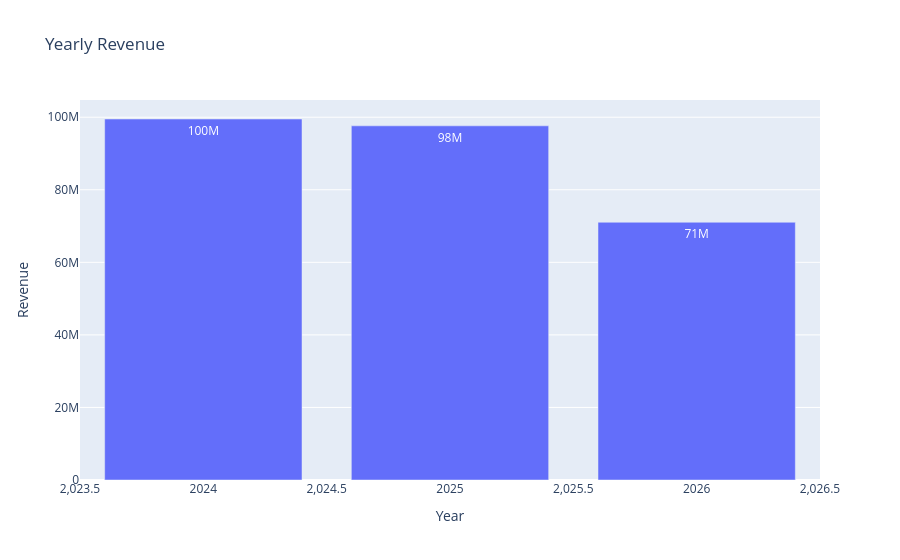

Source (notebook cell):
### Code cell
fig = px.bar(
    yearly_sales,
    x="Year",
    y="Revenue",
    title="Yearly Revenue",
    text_auto=".2s",
    labels={
        "Year": "Year",
        "Revenue": "Revenue"
    }
)

fig.show()

### Figure 1 — Plotly figure (JSON) as saved in the notebook; plotly's stock layout.template omitted (floating-point values rounded to 4 significant figures)
{"data": [{"hovertemplate": "Year=%{x}<br>Revenue=%{y}<extra></extra>", "legendgroup": "", "marker": {"color": "#636efa", "pattern": {"shape": ""}}, "name": "", "orientation": "v", "showlegend": false, "textposition": "auto", "texttemplate": "%{y:.2s}", "type": "bar", "x": [2024, 2025, 2026], "xaxis": "x", "y": [99510000.0, 97620000.0, 71050000.0], "yaxis": "y"}], "layout": {"barmode": "relative", "legend": {"tracegroupgap": 0}, "title": {"text": "Yearly Revenue"}, "xaxis": {"anchor": "y", "domain": [0, 1], "title": {"text": "Year"}}, "yaxis": {"anchor": "x", "domain": [0, 1], "title": {"text": "Revenue"}}}}
